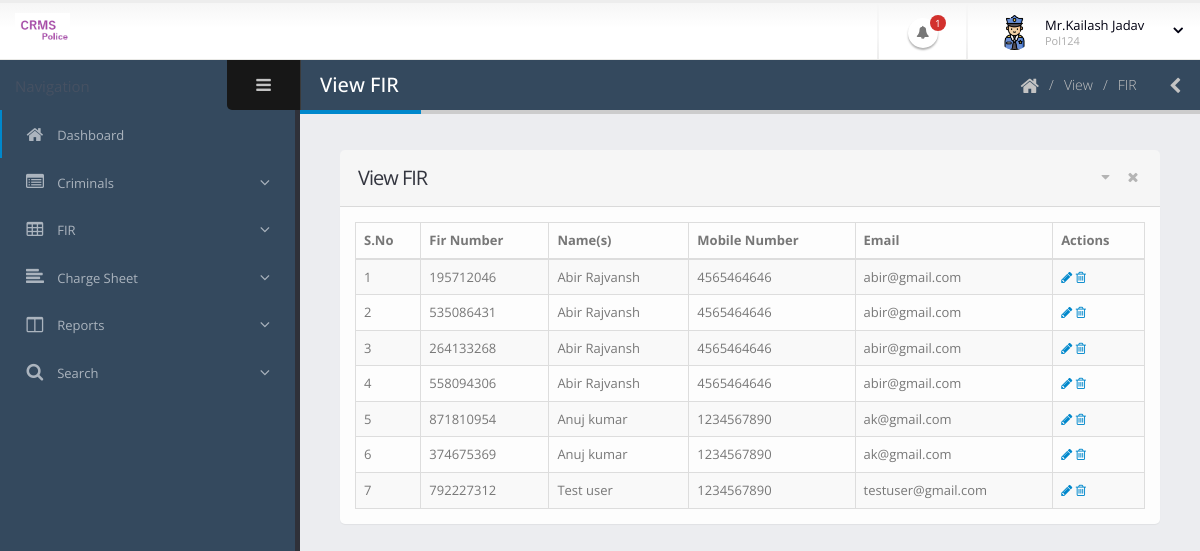
/police/manage-fir.php (signed in), run on the app's committed database.
### tables this page shows
CREATE TABLE `tblpolice` (
  `ID` int(10) NOT NULL,
  `PoliceStationId` int(11) DEFAULT NULL,
  `PoliceStationName` varchar(200) DEFAULT NULL,
  `PID` varchar(20) DEFAULT NULL,
  `Name` varchar(200) DEFAULT NULL,
  `MobileNumber` bigint(10) DEFAULT NULL,
  `Email` varchar(200) DEFAULT NULL,
  `Address` mediumtext DEFAULT NULL,
  `Password` varchar(200) DEFAULT NULL,
  `JoiningDate` timestamp NOT NULL DEFAULT current_timestamp()
);

CREATE TABLE `tblfir` (
  `ID` int(10) NOT NULL,
  `FIRNo` varchar(120) DEFAULT NULL,
  `UserID` int(50) DEFAULT NULL,
  `PoliceStationId` int(11) DEFAULT NULL,
  `PoliceStation` varchar(200) DEFAULT NULL,
  `CrimeType` varchar(200) DEFAULT NULL,
  `NameAccused` varchar(200) DEFAULT NULL,
  `NameApplicants` varchar(200) DEFAULT NULL,
  `ParentageApplicant` varchar(200) DEFAULT NULL,
  `ContactNumber` bigint(10) DEFAULT NULL,
  `Address` mediumtext DEFAULT NULL,
  `RelationAccused` varchar(200) DEFAULT NULL,
  `PurposeofFIR` varchar(200) DEFAULT NULL,
  `DateofFIR` timestamp NULL DEFAULT current_timestamp(),
  `Remark` varchar(200) DEFAULT NULL,
  `Status` varchar(50) DEFAULT NULL,
  `RemarkDate` timestamp NULL DEFAULT NULL ON UPDATE current_timestamp(),
  `SectionofLaw` varchar(200) NOT NULL,
  `InvestigationOfficer` varchar(200) NOT NULL,
  `InvestigationDetail` mediumtext NOT NULL,
  `ChargesheetDate` timestamp NULL DEFAULT NULL ON UPDATE current_timestamp()
);

CREATE TABLE `tbluser` (
  `ID` int(10) NOT NULL,
  `FullName` varchar(200) DEFAULT NULL,
  `MobileNumber` bigint(10) DEFAULT NULL,
  `Email` varchar(200) DEFAULT NULL,
  `Password` varchar(200) DEFAULT NULL,
  `RegDate` timestamp NOT NULL DEFAULT current_timestamp()
);

### police/manage-fir.php (the view, shortened to what this page needs)
<?php
include('includes/dbconnection.php');
if (strlen($_SESSION['crmspid']==0)) {
  header('location:logout.php');
  } else{
?>
<!doctype html>
<html class="fixed">
	<head>
		<link rel="stylesheet" href="assets/vendor/bootstrap/css/bootstrap.css" />
		<link rel="stylesheet" href="assets/vendor/font-awesome/css/font-awesome.css" />
		<link rel="stylesheet" href="assets/vendor/magnific-popup/magnific-popup.css" />
		<link rel="stylesheet" href="assets/vendor/bootstrap-datepicker/css/datepicker3.css" />
		<link rel="stylesheet" href="assets/vendor/select2/select2.css" />
		<link rel="stylesheet" href="assets/vendor/jquery-datatables-bs3/assets/css/datatables.css" />
		<link rel="stylesheet" href="assets/stylesheets/theme.css" />
		<link rel="stylesheet" href="assets/stylesheets/skins/default.css" />
		<link rel="stylesheet" href="assets/stylesheets/theme-custom.css">
	</head>
	<body>
		<section class="body">
			<?php include_once('includes/header.php');?>
			<div class="inner-wrapper">
				<?php include_once('includes/sidebar.php');?>
				<section role="main" class="content-body">
					<header class="page-header">
						<h2>View FIR</h2>
						<div class="right-wrapper pull-right">
							<ol class="breadcrumbs">
								<li>
									<a href="dashboard.php">
										<i class="fa fa-home"></i>
									</a>
								</li>
								<li><span>View</span></li>
								<li><span>FIR</span></li>
							</ol>
							<a class="sidebar-right-toggle" data-open="sidebar-right"><i class="fa fa-chevron-left"></i></a>
						</div>
					</header>
						<section class="panel">
							<header class="panel-heading">
								<div class="panel-actions">
									<a href="#" class="fa fa-caret-down"></a>
									<a href="#" class="fa fa-times"></a>
								</div>
								<h2 class="panel-title">View FIR</h2>
							</header>
							<div class="panel-body">
								<table class="table table-bordered table-striped mb-none" id="datatable-editable">
									<thead>
										<tr>
											<th>S.No</th>
											<th>Fir Number</th>
											<th>Name(s)</th>
											<th>Mobile Number</th>
											<th>Email</th>
											<th>Actions</th>
										</tr>
									</thead>
									<tbody>
										<?php
$sql="SELECT tbluser.*,tblfir.FIRNo,tblfir.ID from tblfir join tbluser on tblfir.UserID=tbluser.ID";
$query = $dbh -> prepare($sql);
$query->execute();
$results=$query->fetchAll(PDO::FETCH_OBJ);
$cnt=1;
if($query->rowCount() > 0)
{
foreach($results as $row)
{               ?>
										<tr>
											<td><?php echo htmlentities($cnt);?></td>
											<td><?php  echo htmlentities($row->FIRNo);?>
											</td>
											<td><?php  echo htmlentities($row->FullName);?>
											</td>
											<td><?php  echo htmlentities($row->MobileNumber);?></td>
											<td>
												<?php  echo htmlentities($row->Email);?>
											</td>
											<td>
												<a href="view-fir-details-detail.php?editid=<?php echo htmlentities ($row->ID);?>"><i class="fa fa-pencil"></i></a>
												<a href="manage-fir.php?delid=<?php echo ($row->ID);?>" onclick="return confirm('Do you really want to Delete ?');" class="on-default remove-row"><i class="fa fa-trash-o"></i></a>
											</td>
										</tr>
									<?php $cnt=$cnt+1;}} ?>
									</tbody>
								</table>
							</div>
						</section>
				</section>
			</div>
		</section>
	</body>
</html><?php }  ?>

### police/includes/header.php (shortened to what this page needs)
    <header class="header">
                <div class="logo-container">
                    <a href="dashboard.php" class="logo">
                        <img src="assets/images/logo5.png" height="35" alt="JSOFT Admin" />
                    </a>
                </div>
                <div class="header-right">
                    <span class="separator"></span>
                    <ul class="notifications">
                        <li>
                            <?php
$psid=$_SESSION['psid'];
$sql="SELECT * from tblfir  where Status is null and PoliceStationId=:psid ";
$query = $dbh -> prepare($sql);
$query->bindParam(':psid',$psid,PDO::PARAM_STR);
$query->execute();
$newfir=$query->rowCount();
?>
                            <a href="#" class="dropdown-toggle notification-icon" data-toggle="dropdown">
                                <i class="fa fa-bell"></i>
                                <span class="badge"><?php echo $newfir;?></span>
                            </a>
                        </li>
                    </ul>
                    <span class="separator"></span>
                    <div id="userbox" class="userbox">
                        <a href="#" data-toggle="dropdown">
                            <figure class="profile-picture">
                                <img src="assets/images/police.png" alt="Profile Pic" class="img-circle" data-lock-picture="assets/images/police.png" />
                            </figure>
                            <div class="profile-info" data-lock-name="John Doe" data-lock-email="johndoe@JSOFT.com">
                                <?php
$pid=$_SESSION['crmspid'];
$sql="SELECT Name,PID   from  tblpolice where ID=:pid";
$query = $dbh -> prepare($sql);
$query->bindParam(':pid',$pid,PDO::PARAM_STR);
$query->execute();
$results=$query->fetchAll(PDO::FETCH_OBJ);
foreach($results as $row)
{               ?>
                                <span class="name"><?php  echo $row->Name;?></span>
                                <span class="role"><?php  echo $row->PID;?></span>
                                <?php } ?>
                            </div>
                            <i class="fa custom-caret"></i>
                        </a>
                    </div>
                </div>
            </header>

### police/assets/stylesheets/skins/default.css (style rules this page uses)
a, .btn-link { color: #0088cc; }
.page-header h2 { border-bottom-color: #0088cc; }
.notifications .notification-menu:before, .notifications .notification-icon:before { border-bottom-color: #0088cc; }

### data on the page
tblpolice: Name "Mr.Kailash Jadav", PID "Pol124"
tblfir: FIRNo "195712046", UserID.FullName "Abir Rajvansh", UserID.MobileNumber "4565464646", UserID.Email "abir@gmail.com"
tblfir: FIRNo "535086431", UserID.FullName "Abir Rajvansh", UserID.MobileNumber "4565464646", UserID.Email "abir@gmail.com"
tblfir: FIRNo "264133268", UserID.FullName "Abir Rajvansh", UserID.MobileNumber "4565464646", UserID.Email "abir@gmail.com"
tblfir: FIRNo "558094306", UserID.FullName "Abir Rajvansh", UserID.MobileNumber "4565464646", UserID.Email "abir@gmail.com"
tblfir: FIRNo "871810954", UserID.FullName "Anuj kumar", UserID.MobileNumber "1234567890", UserID.Email "ak@gmail.com"
tblfir: FIRNo "374675369", UserID.FullName "Anuj kumar", UserID.MobileNumber "1234567890", UserID.Email "ak@gmail.com"
tblfir: FIRNo "792227312", UserID.FullName "Test user", UserID.MobileNumber "1234567890", UserID.Email "testuser@gmail.com"

### other printed values
$newfir "1"
